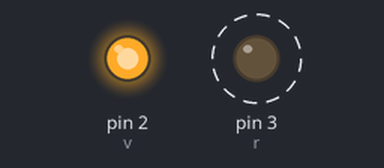
Simulated run of this sketch. Board: Arduino Uno, built with avr-gcc and run on an emulated ATmega328P. Shown: output pins drawn as LEDs (lit = HIGH). Dashed ring = blinking.

Above: at 0.2 s.
At 2.2 s:
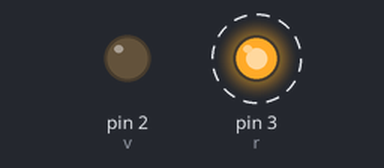
Timing chart, 0 to 3.5 s (numbered marks = the images above):
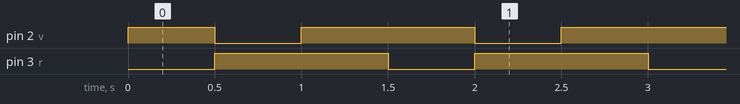

Measured:
- by itself, pin 2 (v): repeats every 1.5 s: LOW 0.50 s, HIGH 1.0 s
- by itself, pin 3 (r): alternates HIGH for 1.0 s and LOW for 0.50 s
- by itself, everything shown: repeats every 1.5 s, in 3 steps

The sketch:

KY-029.ino
```cpp
int v=2;
int r=3;
void setup() {
  // put your setup code here, to run once:
pinMode(v,OUTPUT);
pinMode(r,OUTPUT);
}

void loop() {
  digitalWrite(v,HIGH);
  digitalWrite(r,LOW);
  delay(500);

  digitalWrite(v,LOW);
  digitalWrite(r,HIGH);
  delay(500);

  digitalWrite(v,HIGH);
  digitalWrite(r,HIGH);
  delay(500);

}
```
